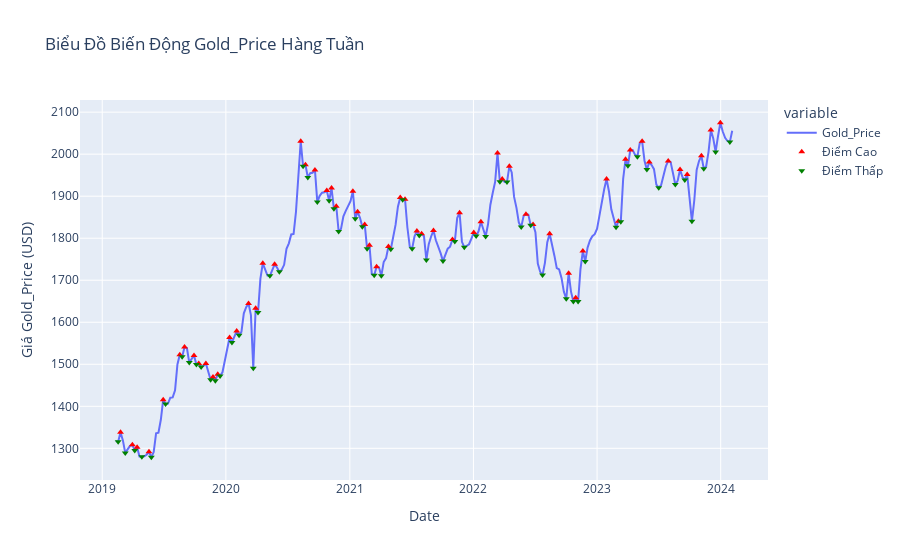

This figure's notebook cell:
### Code cell
weekly_price('Gold_Price')
